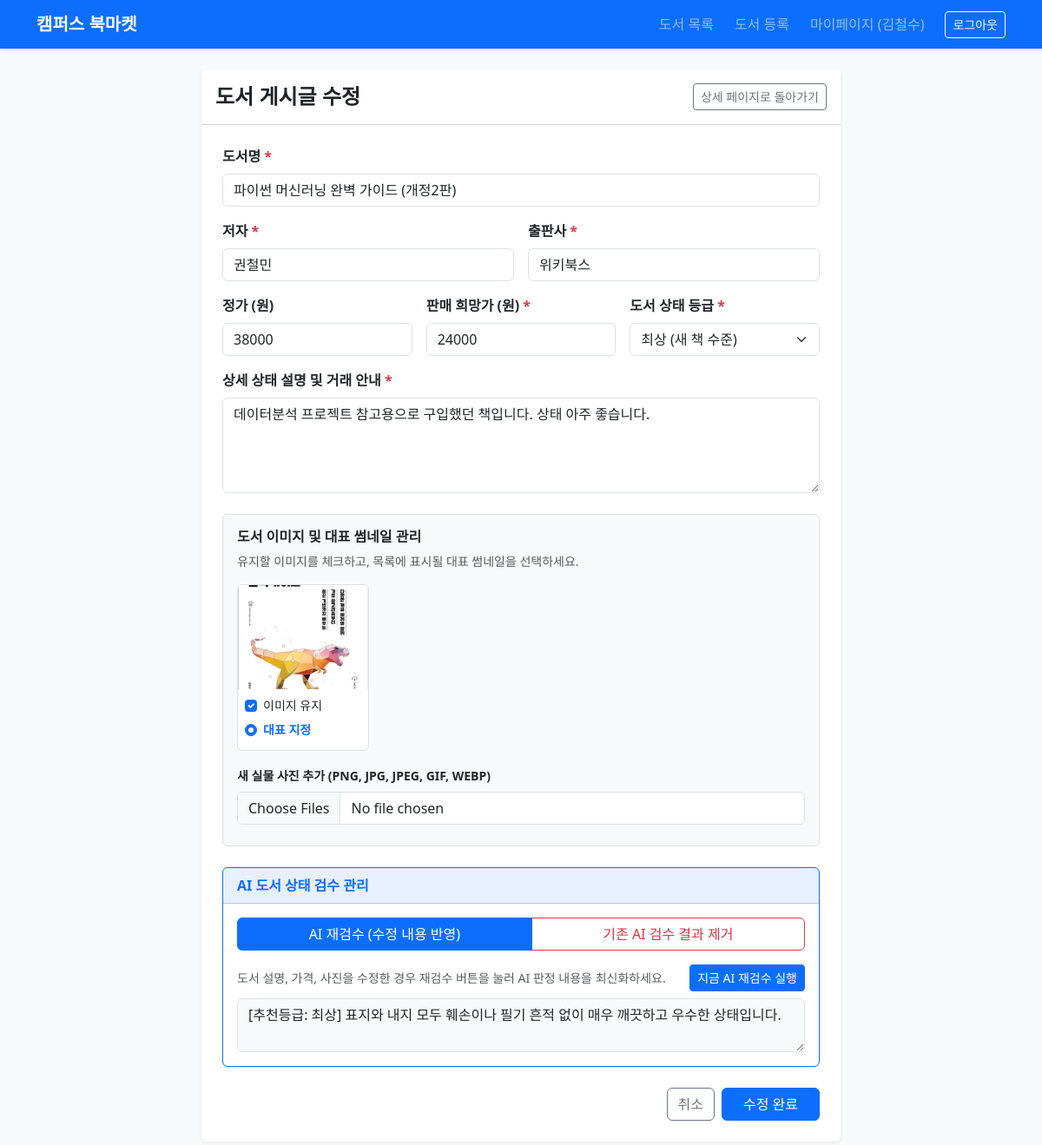
Page /book/4/edit (signed in) on the committed database.
### tables this page shows
CREATE TABLE users (
    id INTEGER PRIMARY KEY AUTOINCREMENT,
    student_id TEXT NOT NULL UNIQUE,
    name TEXT NOT NULL,
    department TEXT NOT NULL DEFAULT '소프트웨어학과',
    phone TEXT NOT NULL DEFAULT '',
    password_hash TEXT NOT NULL,
    trust_score REAL NOT NULL DEFAULT 50.0,
    is_admin INTEGER NOT NULL DEFAULT 0,
    created_at TIMESTAMP DEFAULT CURRENT_TIMESTAMP
);

CREATE TABLE books (
    id INTEGER PRIMARY KEY AUTOINCREMENT,
    seller_id INTEGER NOT NULL,
    title TEXT NOT NULL,
    author TEXT NOT NULL,
    publisher TEXT NOT NULL,
    original_price INTEGER,
    selling_price INTEGER NOT NULL,
    condition_grade TEXT NOT NULL,
    ai_evaluated_result TEXT DEFAULT '',
    description TEXT NOT NULL,
    image_filename TEXT NOT NULL DEFAULT 'default_book.png',
    status TEXT NOT NULL DEFAULT 'AVAILABLE',
    created_at TIMESTAMP DEFAULT CURRENT_TIMESTAMP,
    FOREIGN KEY (seller_id) REFERENCES users(id) ON DELETE CASCADE
);

CREATE TABLE book_images (
    id INTEGER PRIMARY KEY AUTOINCREMENT,
    book_id INTEGER NOT NULL,
    image_filename TEXT NOT NULL,
    is_primary INTEGER NOT NULL DEFAULT 0,
    sort_order INTEGER NOT NULL DEFAULT 0,
    created_at TIMESTAMP DEFAULT CURRENT_TIMESTAMP,
    FOREIGN KEY (book_id) REFERENCES books(id) ON DELETE CASCADE
);

### app.py (the view, shortened to what this page needs)
@app.route('/book/<int:book_id>/edit', methods=['GET', 'POST'])
def edit_post(book_id):
    if not g.user:
        flash('로그인이 필요합니다.', 'warning')
        return redirect(url_for('login'))
    db = get_db()
    cursor = db.cursor()
    cursor.execute("SELECT * FROM books WHERE id = ? AND status != 'DELETED'", (book_id,))
    book = cursor.fetchone()
    if not book or (book['seller_id'] != g.user['id'] and not is_admin_user()):
        flash('수정 권한이 없습니다.', 'danger')
        return redirect(url_for('index'))
    cursor.execute(
        """SELECT * FROM book_images
           WHERE book_id = ?
           ORDER BY is_primary DESC, sort_order ASC, id ASC""",
        (book_id,)
    )
    existing_images = cursor.fetchall()
    return render_template('edit_post.html', book=book, existing_images=existing_images)

### app.py (called while the page is built)
def get_db():
    if 'db' not in g:
        g.db = sqlite3.connect(app.config['DATABASE'])
        g.db.row_factory = sqlite3.Row
    return g.db

@app.before_request
def load_logged_in_user():
    user_id = session.get('user_id')
    if user_id is None:
        g.user = None
    else:
        cursor = get_db().cursor()
        cursor.execute(
            "SELECT id, student_id, name, department, phone, trust_score, is_admin FROM users WHERE id = ?",
            (user_id,)
        )
        g.user = cursor.fetchone()

### templates/edit_post.html (shortened to what this page needs)
{% extends 'base.html' %}
{% block content %}
<div class="row justify-content-center">
  <div class="col-lg-8">
    <div class="card shadow-sm border-0">
      <div class="card-header bg-white py-3 d-flex justify-content-between align-items-center">
        <h4 class="mb-0 fw-bold">도서 게시글 수정</h4>
        <a href="{{ url_for('detail', book_id=book['id']) }}" class="btn btn-sm btn-outline-secondary">상세 페이지로 돌아가기</a>
      </div>
      <div class="card-body p-4">
        <form method="POST" action="{{ url_for('edit_post', book_id=book['id']) }}"
              enctype="multipart/form-data" id="editPostForm">
          <div class="mb-3">
            <label for="title" class="form-label fw-semibold">도서명 <span class="text-danger">*</span></label>
            <input type="text" class="form-control" id="title" name="title"
                   value="{{ book['title'] }}" required>
          </div>
          <div class="row g-3 mb-3">
            <div class="col-md-6">
              <label for="author" class="form-label fw-semibold">저자 <span class="text-danger">*</span></label>
              <input type="text" class="form-control" id="author" name="author"
                     value="{{ book['author'] }}" required>
            </div>
            <div class="col-md-6">
              <label for="publisher" class="form-label fw-semibold">출판사 <span class="text-danger">*</span></label>
              <input type="text" class="form-control" id="publisher" name="publisher"
                     value="{{ book['publisher'] }}" required>
            </div>
          </div>
          <div class="row g-3 mb-3">
            <div class="col-md-4">
              <label for="original_price" class="form-label fw-semibold">정가 (원)</label>
              <input type="number" class="form-control" id="original_price" name="original_price"
                     value="{{ book['original_price'] if book['original_price'] is not none else '' }}" min="0">
            </div>
            <div class="col-md-4">
              <label for="selling_price" class="form-label fw-semibold">판매 희망가 (원) <span class="text-danger">*</span></label>
              <input type="number" class="form-control" id="selling_price" name="selling_price"
                     value="{{ book['selling_price'] }}" min="0" required>
            </div>
            <div class="col-md-4">
              <label for="condition_grade" class="form-label fw-semibold">도서 상태 등급 <span class="text-danger">*</span></label>
              <select class="form-select" id="condition_grade" name="condition_grade" required>
                <option value="최상" {% if book['condition_grade'] == '최상' %}selected{% endif %}>최상 (새 책 수준)</option>
              </select>
            </div>
          </div>
          <div class="mb-4">
            <label for="description" class="form-label fw-semibold">상세 상태 설명 및 거래 안내 <span class="text-danger">*</span></label>
            <textarea class="form-control" id="description" name="description" rows="4" required>{{ book['description'] }}</textarea>
          </div>
          <div class="card bg-light border mb-4">
            <div class="card-body">
              <h6 class="fw-bold mb-2">도서 이미지 및 대표 썸네일 관리</h6>
              <p class="text-muted small mb-3">유지할 이미지를 체크하고, 목록에 표시될 대표 썸네일을 선택하세요.</p>
              {% if existing_images %}
                <div class="row row-cols-2 row-cols-md-4 g-3 mb-3" id="existingImagesContainer">
                  {% for img in existing_images %}
                    <div class="col">
                      <div class="card h-100 border">
                        <img src="{{ url_for('static', filename='uploads/' + img['image_filename']) }}"
                             class="card-img-top" alt="등록 이미지"
                             style="height: 120px; object-fit: cover;">
                        <div class="card-body p-2 small">
                          <div class="form-check mb-1">
                            <input class="form-check-input keep-img-checkbox" type="checkbox"
                                   name="keep_images" value="{{ img['image_filename'] }}"
                                   id="keep_{{ loop.index }}" checked>
                            <label class="form-check-label" for="keep_{{ loop.index }}">이미지 유지</label>
                          </div>
                          <div class="form-check">
                            <input class="form-check-input primary-radio" type="radio"
                                   name="primary_image_key" value="existing:{{ img['image_filename'] }}"
                                   id="primary_existing_{{ loop.index }}"
                                   {% if img['is_primary'] == 1 or (loop.first and not existing_images|selectattr('is_primary', 'equalto', 1)|list) %}checked{% endif %}>
                            <label class="form-check-label fw-semibold text-primary" for="primary_existing_{{ loop.index }}">
                              대표 지정
                            </label>
                          </div>
                        </div>
                      </div>
                    </div>
                  {% endfor %}
                </div>
              {% endif %}
              <div class="mb-2">
                <label for="images" class="form-label fw-semibold small">새 실물 사진 추가 (PNG, JPG, JPEG, GIF, WEBP)</label>
                <input class="form-control" type="file" id="images" name="images"
                       accept=".png,.jpg,.jpeg,.gif,.webp" multiple>
              </div>
            </div>
          </div>
          <div class="card border-primary mb-4" id="ai-eval-section"
               data-has-initial-ai="{{ 'true' if book['ai_evaluated_result'] else 'false' }}">
            <div class="card-header bg-primary bg-opacity-10 d-flex flex-wrap justify-content-between align-items-center gap-2">
              <span class="fw-bold text-primary">AI 도서 상태 검수 관리</span>
            </div>
            <div class="card-body">
              {% if book['ai_evaluated_result'] %}
                <div class="btn-group w-100 mb-3" role="group" aria-label="AI 검수 처리 방식 선택">
                  <label class="btn btn-outline-primary" for="mode_reeval">AI 재검수 (수정 내용 반영)</label>
                  <label class="btn btn-outline-danger" for="mode_remove">기존 AI 검수 결과 제거</label>
                </div>
                <div id="ai-reeval-box">
                  <div class="d-flex flex-wrap justify-content-between align-items-center gap-2 mb-2">
                    <small class="text-muted">
                      도서 설명, 가격, 사진을 수정한 경우 재검수 버튼을 눌러 AI 판정 내용을 최신화하세요.
                    </small>
                    <button type="button" id="btn-run-ai-eval" class="btn btn-sm btn-primary">
                      지금 AI 재검수 실행
                    </button>
                  </div>
                  <textarea class="form-control bg-light" id="ai_evaluated_result" name="ai_evaluated_result"
                            rows="2" readonly>{{ book['ai_evaluated_result'] }}</textarea>
                </div>
              {% endif %}
            </div>
          </div>
          <div class="d-flex justify-content-end gap-2">
            <a href="{{ url_for('detail', book_id=book['id']) }}" class="btn btn-outline-secondary">취소</a>
            <button type="submit" class="btn btn-primary px-4">수정 완료</button>
          </div>
        </form>
      </div>
    </div>
  </div>
</div>
{% endblock %}

### templates/base.html (shortened to what this page needs)
<!DOCTYPE html>
<html lang="ko">
<head>
    <link href="https://cdn.jsdelivr.net/npm/bootstrap@5.3.3/dist/css/bootstrap.min.css" rel="stylesheet">
</head>
<body class="bg-light d-flex flex-column min-vh-100">
    <nav class="navbar navbar-expand-lg navbar-dark bg-primary shadow-sm mb-4">
        <div class="container">
            <a class="navbar-brand fw-bold" href="{{ url_for('index') }}">캠퍼스 북마켓</a>
            <div class="collapse navbar-collapse" id="mainNavbar">
                <ul class="navbar-nav ms-auto align-items-lg-center gap-lg-2">
                    <li class="nav-item">
                        <a class="nav-link" href="{{ url_for('index') }}">도서 목록</a>
                    </li>
                    {% if g.user %}
                    <li class="nav-item">
                        <a class="nav-link" href="{{ url_for('register_book') }}">도서 등록</a>
                    </li>
                    <li class="nav-item">
                        <a class="nav-link" href="{{ url_for('my_profile') }}">마이페이지 ({{ g.user.name }})</a>
                    </li>
                    <li class="nav-item">
                        <a class="btn btn-sm btn-outline-light ms-lg-2" href="{{ url_for('logout') }}">로그아웃</a>
                    </li>
                    {% endif %}
                </ul>
            </div>
        </div>
    </nav>
    <main class="container flex-grow-1 mb-5">
        {% block content %}{% endblock %}
    </main>
</body>
</html>

### rows in the picture
users: user.name "김철수"
books: title "파이썬 머신러닝 완벽 가이드 (개정2판)", author "권철민", publisher "위키북스", original_price "38000", selling_price "24000", condition_grade "최상 (새 책 수준)", description "데이터분석 프로젝트 참고용으로 구입했던 책입니다. 상태 아주 좋습니다.", ai_evaluated_result "[추천등급: 최상] 표지와 내지 모두 훼손이나 필기 흔적 없이 매우 깨끗하고 우수한 상태입니다."
book_images: image_filename (picture), is_primary "☑ 대표 지정"
